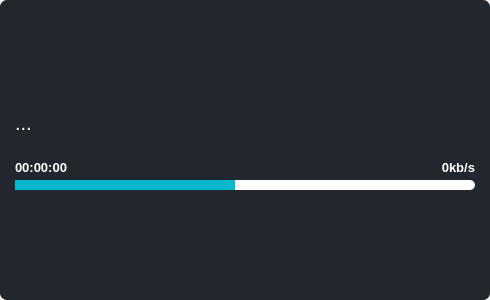
<?xml version="1.0" encoding="UTF-8"?>
<ui version="4.0">
 <class>ProgressDialog</class>
 <widget class="QWidget" name="ProgressDialog">
  <property name="geometry">
   <rect>
    <x>0</x>
    <y>0</y>
    <width>490</width>
    <height>300</height>
   </rect>
  </property>
  <property name="sizePolicy">
   <sizepolicy hsizetype="Preferred" vsizetype="Preferred">
    <horstretch>0</horstretch>
    <verstretch>0</verstretch>
   </sizepolicy>
  </property>
  <property name="minimumSize">
   <size>
    <width>0</width>
    <height>0</height>
   </size>
  </property>
  <property name="maximumSize">
   <size>
    <width>16777215</width>
    <height>16777215</height>
   </size>
  </property>
  <property name="windowTitle">
   <string notr="true">鉴影标注</string>
  </property>
  <property name="styleSheet">
   <string notr="true">

/****************************************
 *  Top Level Styles
 ****************************************/
* {
	font-family: &quot;YaHei&quot;; 
	font-size: 20px;
	color: #fff;
}

.label {
	font-size: 16px;
	font-weight: bold;
}

QLabel#labelTime,#labelSpeed
{
	font-size: 13px;
	font-weight: bold;
}

/****************************************
 *  Background
 ****************************************/
#dialogContainer {
	background-color: #21272C;
	border: 10px;
	border-radius: 7px;
}

QProgressBar {
    border-radius: 5px;
}

QProgressBar::chunk {
    background-color: #05B8CC;
    width: 20px;
}
</string>
  </property>
  <layout class="QVBoxLayout" name="verticalLayout">
   <property name="spacing">
    <number>0</number>
   </property>
   <property name="leftMargin">
    <number>0</number>
   </property>
   <property name="topMargin">
    <number>0</number>
   </property>
   <property name="rightMargin">
    <number>0</number>
   </property>
   <property name="bottomMargin">
    <number>0</number>
   </property>
   <item>
    <widget class="QWidget" name="dialogContainer" native="true">
     <property name="sizePolicy">
      <sizepolicy hsizetype="Preferred" vsizetype="Preferred">
       <horstretch>0</horstretch>
       <verstretch>0</verstretch>
      </sizepolicy>
     </property>
     <property name="minimumSize">
      <size>
       <width>0</width>
       <height>0</height>
      </size>
     </property>
     <property name="maximumSize">
      <size>
       <width>16777215</width>
       <height>16777215</height>
      </size>
     </property>
     <layout class="QVBoxLayout" name="verticalLayout_2">
      <property name="spacing">
       <number>5</number>
      </property>
      <property name="leftMargin">
       <number>15</number>
      </property>
      <property name="topMargin">
       <number>0</number>
      </property>
      <property name="rightMargin">
       <number>15</number>
      </property>
      <property name="bottomMargin">
       <number>0</number>
      </property>
      <item>
       <spacer name="verticalSpacer">
        <property name="orientation">
         <enum>Qt::Vertical</enum>
        </property>
        <property name="sizeHint" stdset="0">
         <size>
          <width>20</width>
          <height>0</height>
         </size>
        </property>
       </spacer>
      </item>
      <item>
       <widget class="QLabel" name="progressLabel">
        <property name="sizePolicy">
         <sizepolicy hsizetype="Preferred" vsizetype="Preferred">
          <horstretch>0</horstretch>
          <verstretch>0</verstretch>
         </sizepolicy>
        </property>
        <property name="text">
         <string>...</string>
        </property>
        <property name="wordWrap">
         <bool>true</bool>
        </property>
        <property name="indent">
         <number>0</number>
        </property>
        <property name="class" stdset="0">
         <string>label</string>
        </property>
       </widget>
      </item>
      <item>
       <spacer name="verticalSpacer_3">
        <property name="orientation">
         <enum>Qt::Vertical</enum>
        </property>
        <property name="sizeType">
         <enum>QSizePolicy::Fixed</enum>
        </property>
        <property name="sizeHint" stdset="0">
         <size>
          <width>20</width>
          <height>20</height>
         </size>
        </property>
       </spacer>
      </item>
      <item>
       <widget class="QWidget" name="dWidget" native="true">
        <property name="minimumSize">
         <size>
          <width>0</width>
          <height>0</height>
         </size>
        </property>
        <layout class="QHBoxLayout" name="horizontalLayout">
         <property name="spacing">
          <number>0</number>
         </property>
         <property name="leftMargin">
          <number>0</number>
         </property>
         <property name="topMargin">
          <number>0</number>
         </property>
         <property name="rightMargin">
          <number>0</number>
         </property>
         <property name="bottomMargin">
          <number>0</number>
         </property>
         <item>
          <widget class="QLabel" name="labelTime">
           <property name="text">
            <string>00:00:00</string>
           </property>
          </widget>
         </item>
         <item>
          <widget class="QLabel" name="labelSpeed">
           <property name="layoutDirection">
            <enum>Qt::LeftToRight</enum>
           </property>
           <property name="text">
            <string>0kb/s</string>
           </property>
           <property name="alignment">
            <set>Qt::AlignRight|Qt::AlignTrailing|Qt::AlignVCenter</set>
           </property>
          </widget>
         </item>
        </layout>
       </widget>
      </item>
      <item>
       <widget class="QProgressBar" name="progressBar">
        <property name="sizePolicy">
         <sizepolicy hsizetype="Preferred" vsizetype="Fixed">
          <horstretch>0</horstretch>
          <verstretch>0</verstretch>
         </sizepolicy>
        </property>
        <property name="minimumSize">
         <size>
          <width>0</width>
          <height>10</height>
         </size>
        </property>
        <property name="maximumSize">
         <size>
          <width>16777215</width>
          <height>10</height>
         </size>
        </property>
        <property name="minimum">
         <number>0</number>
        </property>
        <property name="maximum">
         <number>0</number>
        </property>
        <property name="value">
         <number>0</number>
        </property>
        <property name="textVisible">
         <bool>false</bool>
        </property>
        <property name="invertedAppearance">
         <bool>false</bool>
        </property>
        <property name="format">
         <string notr="true">%p%    </string>
        </property>
       </widget>
      </item>
      <item>
       <spacer name="verticalSpacer_2">
        <property name="orientation">
         <enum>Qt::Vertical</enum>
        </property>
        <property name="sizeHint" stdset="0">
         <size>
          <width>20</width>
          <height>0</height>
         </size>
        </property>
       </spacer>
      </item>
     </layout>
    </widget>
   </item>
  </layout>
 </widget>
 <resources/>
 <connections/>
</ui>
